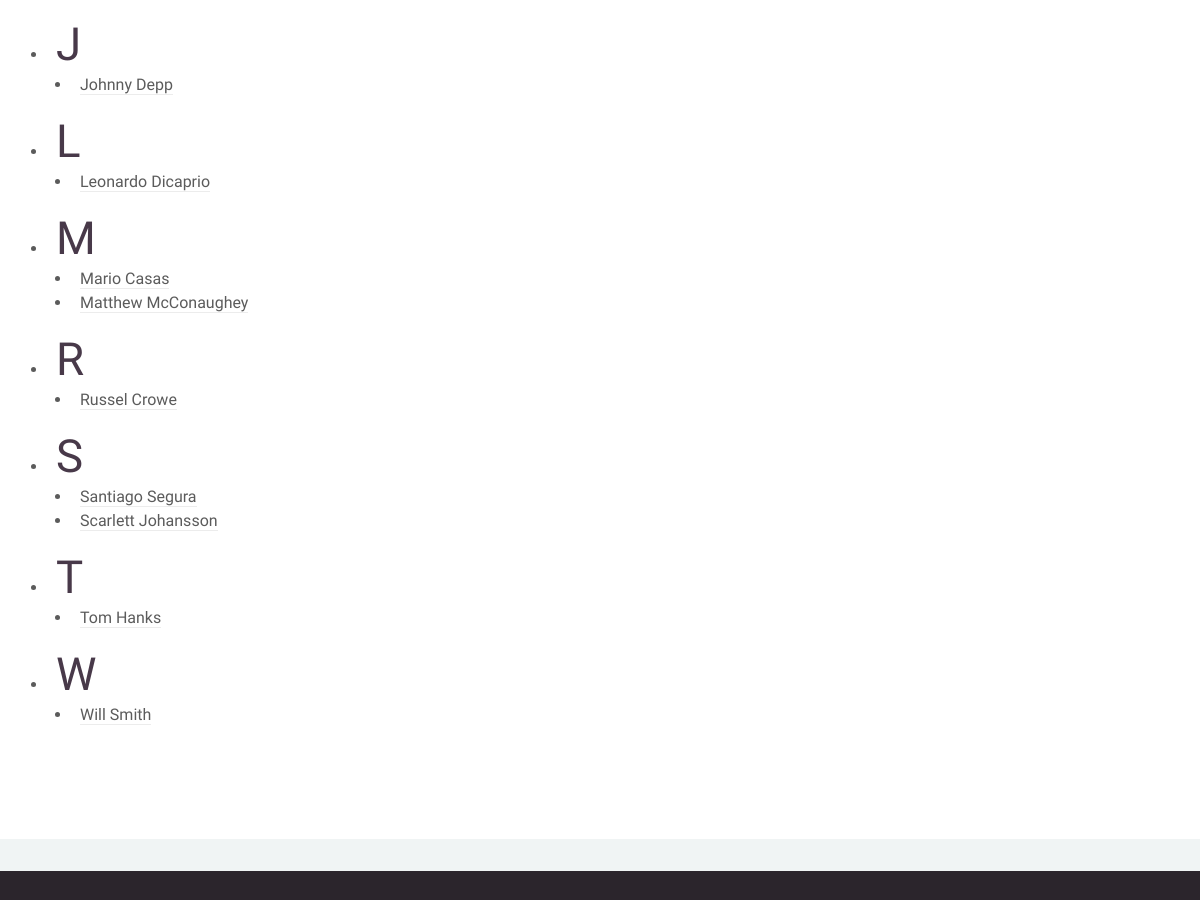
The page /actores/ (middle part) on the database as committed earlier.
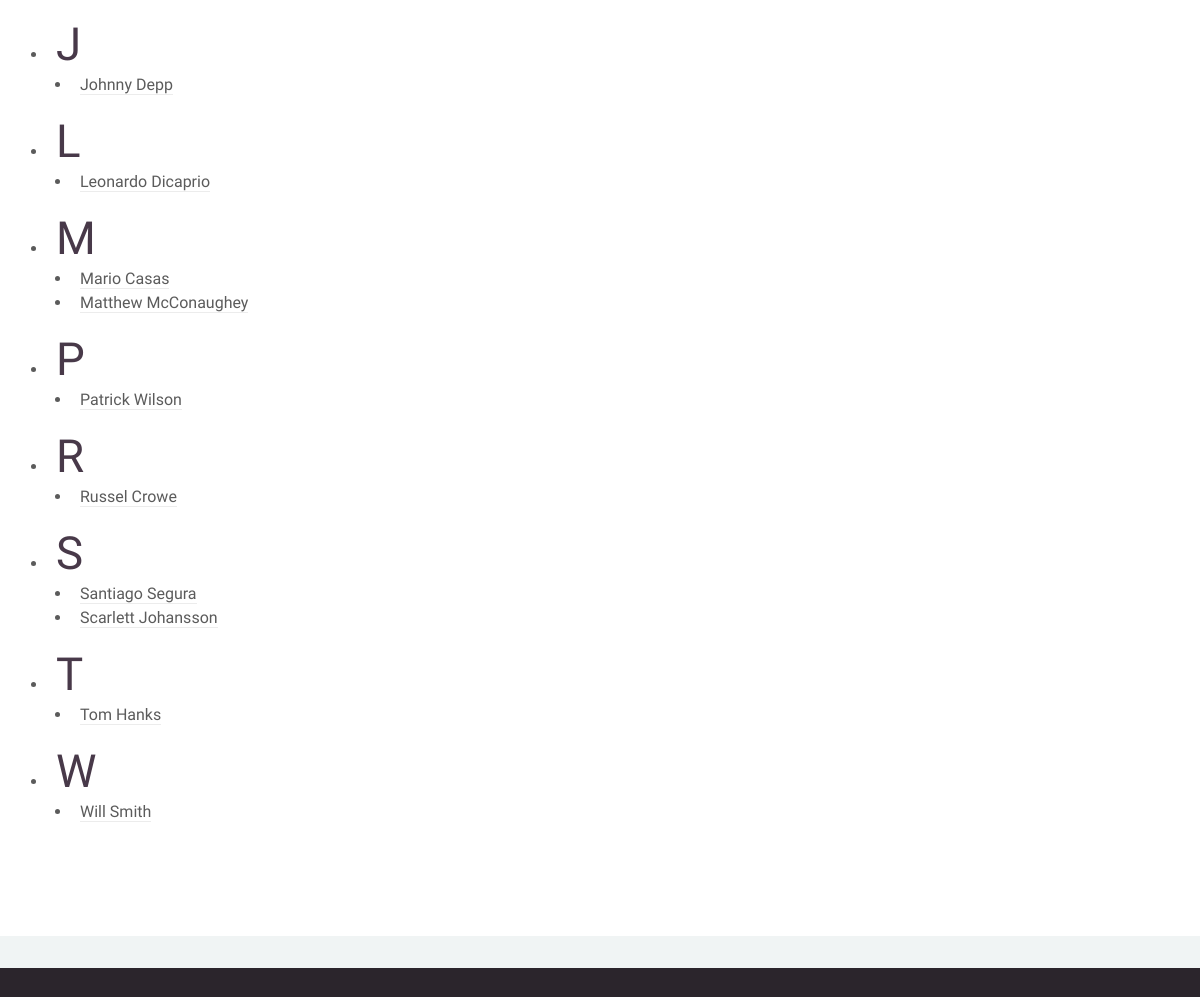
The same page on the database as committed later.
### appPeliculas/models.py (models this page shows, shortened)
class Actor(models.Model):
    nombre = models.CharField(max_length=40)
    apellidos = models.CharField(max_length=100)
    fechaNacimiento = models.DateField()
    url_imagen = models.URLField(blank=True, null=True)
    class Meta:
        ordering = ["nombre"]

### appPeliculas/views.py (the view)
# urls.py: path('actores/', views.listaActores, name='listaActores'),
def listaActores(request):
        actores = Actor.objects.all().order_by('nombre')  # para ordenar alfabéticamente
        actoresAgrupados = {}
        for key, group in groupby(actores, lambda a: a.nombre[0].upper()):
                actoresAgrupados[key] = list(group)
        return render(request, 'listaActores.html', {'actoresAgrupados': actoresAgrupados})

### appPeliculas/templates/listaActores.html (shortened to what this page needs)
{% load static %}
<!DOCTYPE HTML>
<html>
	<head>
		<link rel="stylesheet" href="{% static 'appPeliculas/assets/css/main.css' %}">
	</head>
	<body class="homepage is-preload">
		<div id="page-wrapper">
			<br>
				<div class="wrapper style2">
					<article id="main" class="container special">
						{% if actoresAgrupados %}
							<ul>
								{% for inicial, actores in actoresAgrupados.items %}
									<li>
										<h2>{{ inicial }}</h2>
										<ul>
											{% for actor in actores %}
												<li>
													<a href="{% url 'detalleActor' actor.id %}">{{ actor.nombre }} {{ actor.apellidos }}</a>
												</li>
											{% endfor %}
										</ul>
									</li>
								{% endfor %}
							</ul>
						{% else %}
							<p>No se encontraron actores.</p>
						{% endif %}
					</article>
				</div>
				<div id="footer">
				</div>
		</div>
	</body>
</html>

Rows that differ between the two databases and show on the page:
added Actor: inicial "P", nombre "Patrick", apellidos "Wilson"
